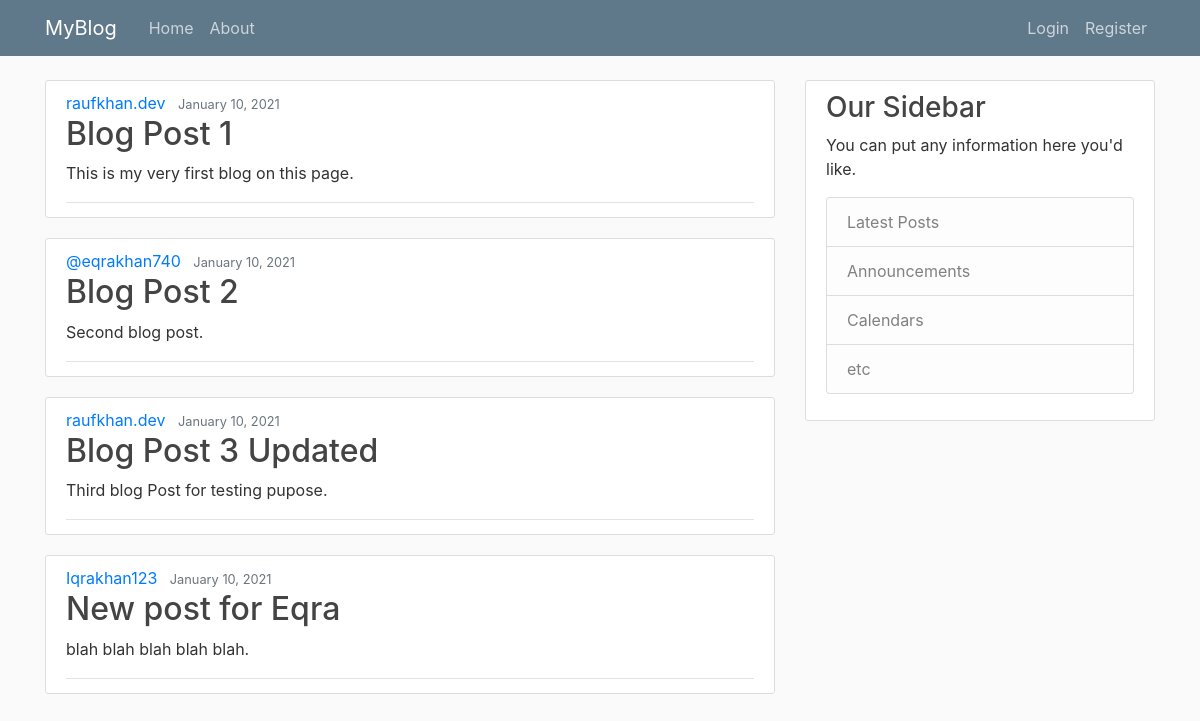
The page / on the database its author committed.
### blog/models.py (models this page shows, shortened)
class Post(models.Model):
    title = models.CharField(max_length=100)
    content = models.TextField()
    date_posted = models.DateTimeField(default=timezone.now)
    author = models.ForeignKey(User, on_delete=models.CASCADE)

### blog/views.py (the view)
# urls.py: path('', views.home, name='blog-home'),
def home(request):
    context = {
        'posts': Post.objects.all()
    }
    return render(request, 'blog/home.html', context)

### blog/templates/blog/home.html
{% extends 'blog/base.html' %}
{% block content %}
{% for post in posts %}
<article class="media content-section">
    <div class="media-body">
        <div class="article-metadata">
            <a class="mr-2" href=""> {{ post.author }} </a>
            <small class="text-muted"> {{ post.date_posted|date:'F d, Y' }} </small>
            <h2><a class="article-title" href="#"> {{ post.title }} </a></h2>
            <p class="article-content"> {{ post.content }} </p>
        </div>
    </div>
</article>
{% endfor %}
{% endblock content %}

### blog/templates/blog/base.html (shortened to what this page needs)
{% load static %}
<!DOCTYPE html>
<html lang="en">
<head>
    <link rel="stylesheet" href="https://maxcdn.bootstrapcdn.com/bootstrap/4.0.0/css/bootstrap.min.css"
>
    <link rel="stylesheet" href="{% static 'blog/main.css' %}">
</head>
<body>
    <header class="site-header">
        <nav class="navbar navbar-expand-md navbar-dark bg-steel fixed-top">
            <div class="container">
                <a href="{% url 'blog-home' %}" class="navbar-brand mr-4">MyBlog</a>
                <div class="collapse navbar-collapse" id="navbarToggle">
                    <div class="navbar-nav mr-auto">
                        <a class="nav-item nav-link" href="{% url 'blog-home' %}">Home</a>
                        <a class="nav-item nav-link" href="{% url 'blog-about' %}">About</a>
                    </div>
                    <div class="navbar-nav">
                        <a class="nav-item nav-link" href="#">Login</a>
                        <a class="nav-item nav-link" href="{% url 'register' %}">Register</a>
                    </div>
                </div>
            </div>
        </nav>
    </header>
    <div role="main" class="container">
        <div class="row">
            <div class="col-md-8">
                {% block content %} {% endblock %}
            </div>
            <div class="col-md-4">
                <div class="content-section">
                    <h3>Our Sidebar</h3>
                    <p class="text-mute">You can put any information here you'd like.
                    <ul class="group-list">
                        <li class="list-group-item list-group-item-light">Latest Posts</li>
                        <li class="list-group-item list-group-item-light">Announcements</li>
                        <li class="list-group-item list-group-item-light">Calendars</li>
                        <li class="list-group-item list-group-item-light">etc</li>
                    </ul>
                    </p>
                </div>
            </div>
        </div>
    </div>
</body>
</html>

### blog/static/blog/main.css (style rules this page uses)
body { background: #fafafa; color: #333333; margin-top: 5rem; }
h1, h2, h3, h4, h5, h6 { color: #444444; }
ul { margin: 0; }
.bg-steel { background-color: #5f788a; }
.site-header .navbar-nav .nav-link { color: #cbd5db; }
.content-section { background: #ffffff; padding: 10px 20px; border: 1px solid #dddddd; border-radius: 3px; margin-bottom: 20px; }
.col-md-4 .content-section ul { padding-left: 0; }
.article-title { color: #444444; }
.article-content { white-space: pre-line; }
.article-metadata { padding-bottom: 1px; margin-bottom: 4px; border-bottom: 1px solid #e3e3e3 }

### rows shown on the page
Post: author "raufkhan.dev", date_posted "January 10, 2021", title "Blog Post 1", content "This is my very first blog on this page."
Post: author "@eqrakhan740", date_posted "January 10, 2021", title "Blog Post 2", content "Second blog post."
Post: author "raufkhan.dev", date_posted "January 10, 2021", title "Blog Post 3 Updated", content "Third blog Post for testing pupose."
Post: author "Iqrakhan123", date_posted "January 10, 2021", title "New post for Eqra", content "blah blah blah blah blah."
